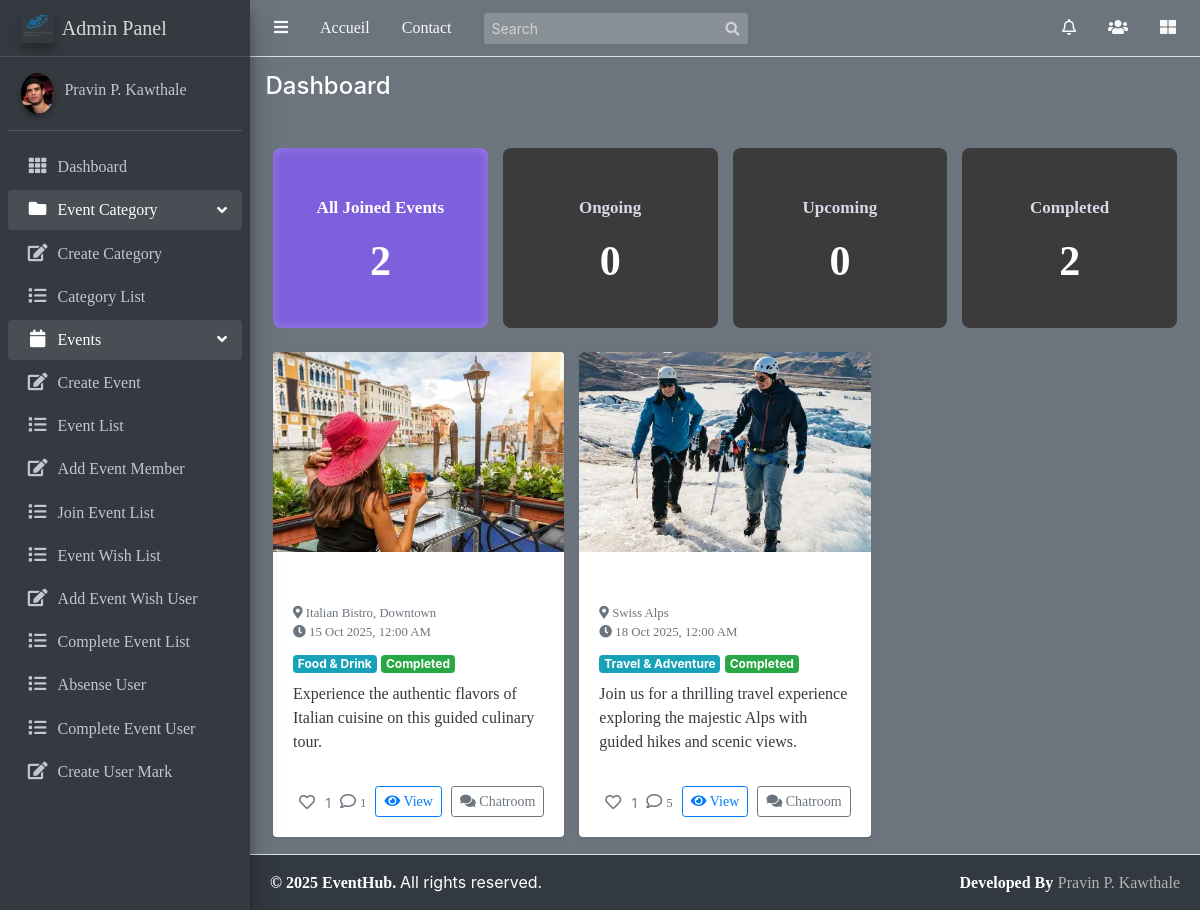
/Events/joined-events/ (signed in), run on the app's committed database.
### Event/models.py (models this page shows, shortened)
class Event(models.Model):
    title = models.CharField(max_length=100)
    description = models.TextField()
    category = models.ForeignKey(Category, on_delete=models.SET_NULL, null=True, related_name="events")
    date = models.DateTimeField()
    location = models.CharField(max_length=300)
    start_time = models.TimeField()
    end_time = models.TimeField()
    created_at = models.DateTimeField(auto_now_add=True)
    updated_at = models.DateTimeField(auto_now=True)
    organizer = models.ForeignKey(User, on_delete=models.CASCADE, related_name='events_created')
    participants = models.ManyToManyField(User, related_name='events_participated', blank=True)
    image = models.ImageField(upload_to="event_images/", default="event_images/default.png")
    comments_enabled=models.BooleanField(default=True)
    likes=models.ManyToManyField(User,related_name='liked_events',blank=True)
    @property
    def get_status(self):
        now = timezone.now()
        event_start_datetime = self.date
        if now > event_start_datetime:
            return "Completed"
        if now < event_start_datetime:
            return "Upcoming"
        return "Ongoing"
    class Meta:
        ordering = ['-start_time']

class Category(models.Model):
    name = models.CharField(max_length=100, unique=True)
    description = models.TextField(blank=True)
    slug = models.SlugField(unique=True, blank=True)
    favicon = models.ImageField(upload_to='category_favicons/', null=True, blank=True)

### Event/views.py (the view)
# urls.py: path('joined-events/', views.joinedEvents.as_view(), name='joined_events'),
class joinedEvents(LoginRequiredMixin,ListView):
    model=Event
    template_name='Event/joined_events.html'
    context_object_name='events'
    def get_queryset(self):
        status_filter=self.request.GET.get('status','all').lower()
        qs=Event.objects.filter(participants=self.request.user)
        qs=qs.annotate(status=Case(
            When(date__lt=timezone.now(),then=Value('completed')),
            When(date__gt=timezone.now(),then=Value('upcoming')),
            default=Value('ongoing'),
            output_field=CharField()
        ))
        if status_filter in ['completed','ongoing','upcoming']:
            qs=qs.filter(status=status_filter)
        return qs.order_by('-start_time')
    def get_context_data(self,**kwargs):
        context=super().get_context_data(**kwargs)
        now=timezone.now()
        Joined_events=Event.objects.filter(participants=self.request.user)
        context['current_status']=self.request.GET.get('status','all')
        context['total_events']=Joined_events.count()
        context['completed_events_count']=Joined_events.filter(date__lt=now).count()
        context['ongoing_events_count']=Joined_events.filter(date=now.date()).count()
        context['upcoming_events_count']=Joined_events.filter(date__gt=now).count()
        return context

### user/context_processors.py (called while the page is built)
def notifications(request):
    if request.user.is_authenticated:
        navbar_notifications = Notification.objects.filter(
            receiver=request.user
        ).order_by('-timestamp')[:5]  # latest 5 notifications
        navbar_unread_count = Notification.objects.filter(
            receiver=request.user,
            is_read=False
        ).count()
    else:
        navbar_notifications = []
        navbar_unread_count = 0
    return {
        'navbar_notifications': navbar_notifications,
        'navbar_unread_count': navbar_unread_count
    }

### templates/Event/joined_events.html (shortened to what this page needs)
{% extends 'base/base.html' %}
{% load static %}
{% block content %}
<div class="container mt-4">
    <div class="row g-4 mb-4">
        <div class="col-md-3">
            <a href="{% url 'joined_events' %}" class="text-decoration-none">
                <div class="summary-card {% if current_status == 'all' or not current_status %}highlight{% endif %}">
                    <p>All Joined Events</p>
                    <h2>{{ total_events }}</h2>
                </div>
            </a>
        </div>
        <div class="col-md-3">
            <a href="?status=ongoing" class="text-decoration-none">
                <div class="summary-card {% if current_status == 'ongoing' %}highlight{% endif %}">
                    <p>Ongoing</p>
                    <h2>{{ ongoing_events_count }}</h2>
                </div>
            </a>
        </div>
        <div class="col-md-3">
            <a href="?status=upcoming" class="text-decoration-none">
                <div class="summary-card {% if current_status == 'upcoming' %}highlight{% endif %}">
                    <p>Upcoming</p>
                    <h2>{{ upcoming_events_count }}</h2>
                </div>
            </a>
        </div>
        <div class="col-md-3">
            <a href="?status=completed" class="text-decoration-none">
                <div class="summary-card {% if current_status == 'completed' %}highlight{% endif %}">
                    <p>Completed</p>
                    <h2>{{ completed_events_count }}</h2>
                </div>
            </a>
        </div>
    </div>
    <div class="row g-4">
        {% for event in events %}
        <div class="col-md-4 d-flex">
            <div class="card shadow-sm border-0 rounded-4 overflow-hidden flex-fill">
                {% if event.image %}
                    <img src="{{ event.image.url }}" class="card-img-top" style="height:200px; object-fit:cover;">
                {% else %}
                    <img src="{% static 'images/default_event.jpg' %}" class="card-img-top" style="height:200px; object-fit:cover;">
                {% endif %}
                <div class="card-body d-flex flex-column">
                    <h5 class="fw-bold mb-2">{{ event.title }}</h5>
                    <p class="text-muted small mb-2">
                        <i class="fas fa-map-marker-alt me-1"></i> {{ event.location }} <br>
                        <i class="fas fa-clock me-1"></i> {{ event.date|date:"d M Y, h:i A" }}
                    </p>
                    <div class="mb-2">
                        {% if event.category %}
                            <span class="badge bg-info">{{ event.category.name }}</span>
                        {% endif %}
                        <span class="badge bg-success">{{ event.get_status }}</span>
                    </div>
                    <p class="flex-grow-1 text-dark">{{ event.description|truncatewords:20 }}</p>
                    <div class="d-flex justify-content-between align-items-center mt-3">
                        <form action="{% url 'like_event' event.pk %}" method="post">
                            <button type="submit" style="background:none;border:none;">
                                {% if event.is_liked %}
                                    <i class="fas fa-heart text-danger"></i>
                                {% else %}
                                    <i class="far fa-heart text-secondary"></i>
                                {% endif %}
                            </button>
                            <span class="small text-muted">{{ event.like_set.count }}</span>
                        </form>
                        <a href="{% url 'comment_event' event.pk %}">
                            <i class="far fa-comment text-secondary"></i>
                            <span class="small text-muted">{{ event.comments.count }}</span>
                        </a>
                        <a href="{% url 'event_detail' event.pk %}" class="btn btn-sm btn-outline-primary">
                            <i class="fas fa-eye"></i> View
                        </a>
                        <a href="{% url 'chat_room' event.pk %}" class="btn btn-sm btn-outline-secondary">
                            <i class="fas fa-comments"></i> Chatroom
                        </a>
                    </div>
                </div>
            </div>
        </div>
        {% empty %}
        <div class="col-12 text-center">
            <div class="alert alert-info">No joined events found.</div>
        </div>
        {% endfor %}
    </div>
</div>
{% endblock content %}

### templates/Event/joined_events.html (style rules this page uses)
body { background: #0f0f16; font-family: "Inter", sans-serif; }
.summary-card { background: #3b3b3b; border-radius: 8px; padding: 15px 10px; min-height: 180px; display: flex; flex-direction: column; justify-content: center; text-align: center; color: #d8d8e6; transition: 0.25s ease; }
.summary-card h2 { font-size: 42px; font-weight: 700; margin: 0; color: #ffffff; }
.summary-card p { font-size: 17px; margin-top: 6px; font-weight: 600; }
.summary-card.highlight { background: #7e5fdc !important; color: #fff !important; box-shadow: inset 0 0 12px rgba(255,255,255,0.22); }

### data on the page
Event: image (picture), location "Italian Bistro, Downtown", date "15 Oct 2025, 12:00 AM", category.name "Food & Drink", get_status "Completed", description "Experience the authentic flavors of Italian cuisine on this guided culinary tour.", like_set.count "1", comments.count "1"
Event: image (picture), location "Swiss Alps", date "18 Oct 2025, 12:00 AM", category.name "Travel & Adventure", get_status "Completed", description "Join us for a thrilling travel experience exploring the majestic Alps with guided hikes and scenic views.", like_set.count "1", comments.count "5"

### other printed values
{{ total_events }} "2"
{{ ongoing_events_count }} "0"
{{ upcoming_events_count }} "0"
{{ completed_events_count }} "2"
